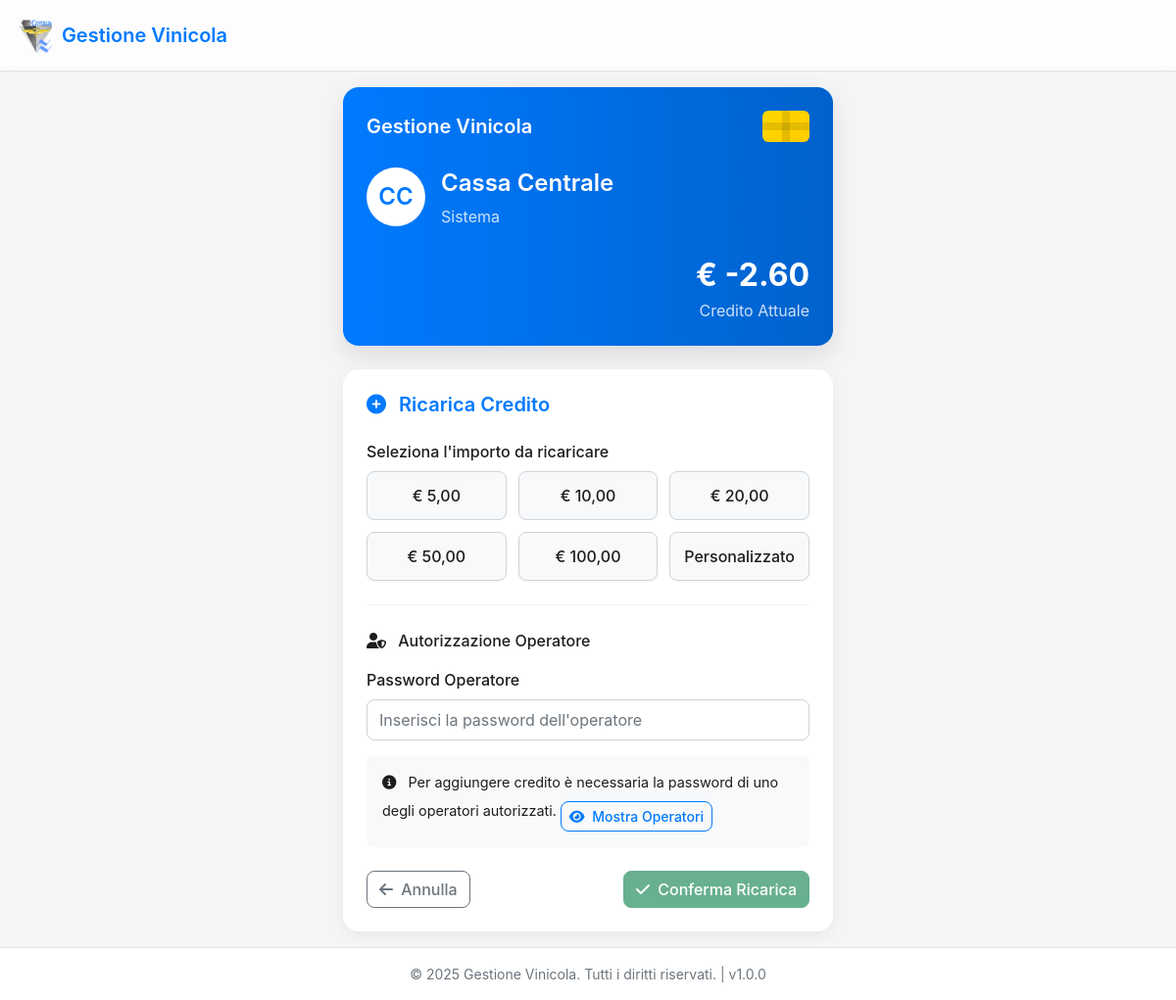
Before: /add_credit?employee_id=1 with the older database file.
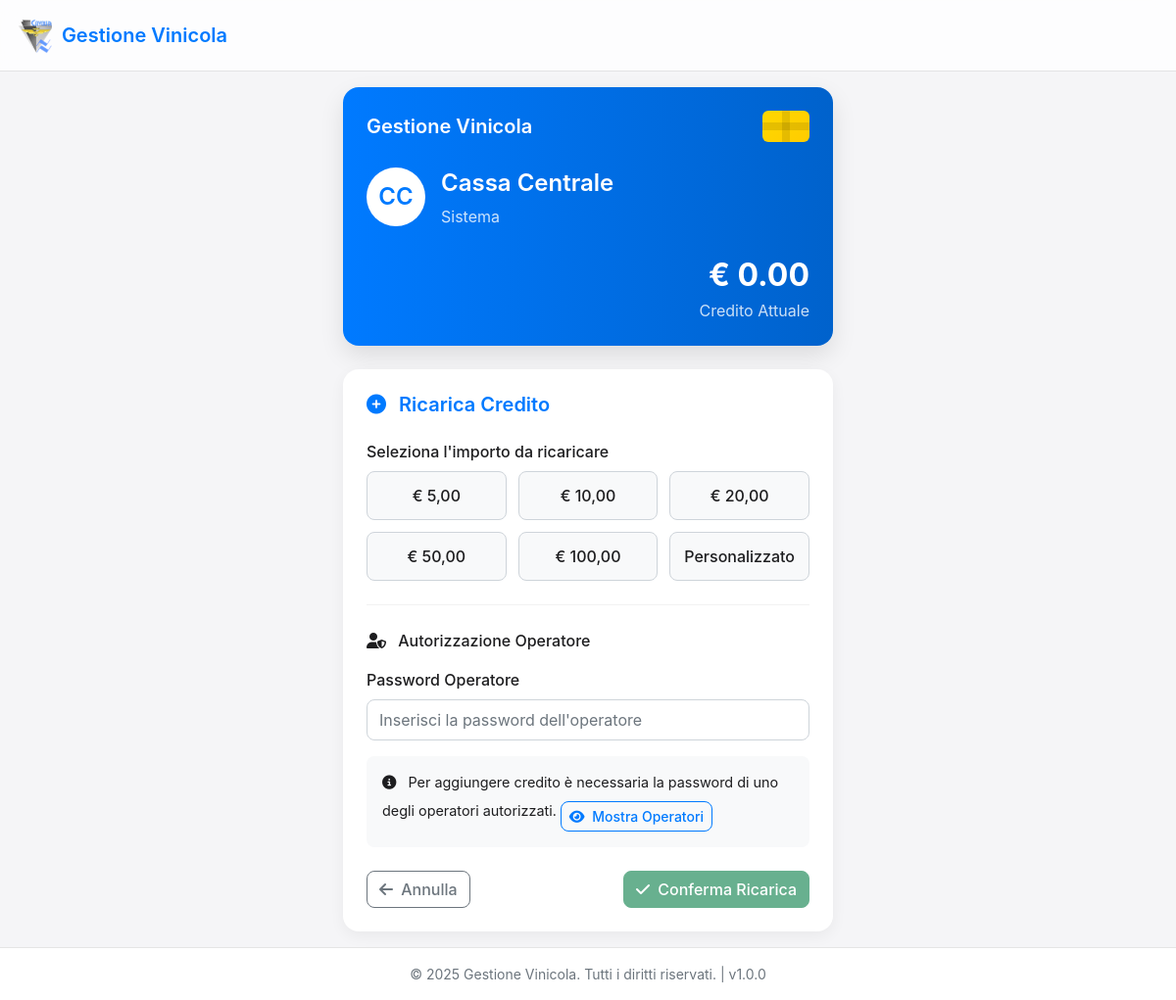
After: the same page with the newer database file.
### app.py (models this page shows, shortened)
class Employee(db.Model):
    id = db.Column(db.Integer, primary_key=True)
    code = db.Column(db.String(50), unique=True)  # Codice a barre della card
    first_name = db.Column(db.String(100))
    last_name = db.Column(db.String(100))
    rank = db.Column(db.String(100))
    credit = db.Column(db.Numeric(10, 2), default=0)
    credit_hash = db.Column(db.String(64))  # Hash per verificare l'integrità del credito
    credit_limit = db.Column(db.Numeric(10, 2), default=0)  # Limite di credito negativo consentito

### app.py (the view, shortened to what this page needs)
@app.route('/add_credit', methods=['GET', 'POST'])
def add_credit():
    if request.method == 'GET':
        employee_id = request.args.get('employee_id')
        if not employee_id:
            flash('Dipendente non specificato.', 'danger')
            return redirect(url_for('barcode_scanner'))
        employee = Employee.query.get_or_404(employee_id)
        operators = Operator.query.filter_by(active=True).all()
        return render_template(
            'add_credit.html',
            employee=employee,
            operators=operators
        )

### app.py (called while the page is built)
@app.context_processor
def inject_app_info():
    now = datetime.now()
    return {
        'app_name': app.config['APP_NAME'],
        'app_version': app.config['APP_VERSION'],
        'now': now
    }

### templates/add_credit.html (shortened to what this page needs)
{% extends "base.html" %}
{% block content %}
<div class="credit-container">
    <div class="credit-card">
        <div class="credit-header">
            <div class="credit-title">{{ app_name }}</div>
            <div class="credit-chip"></div>
        </div>
        <div class="employee-info">
            <div class="employee-avatar">{{ employee.first_name[0] }}{{ employee.last_name[0] }}</div>
            <div class="employee-details">
                <div class="employee-name">{{ employee.first_name }} {{ employee.last_name }}</div>
                <div class="employee-rank">{{ employee.rank }}</div>
            </div>
        </div>
        <div class="credit-amount">
            <div class="current-credit">€ {{ "%.2f"|format(employee.credit) }}</div>
            <div class="credit-label">Credito Attuale</div>
        </div>
    </div>
    <div class="credit-form-card">
        <h3 class="credit-form-title">
            <i class="fas fa-plus-circle me-2"></i> Ricarica Credito
        </h3>
        <div>
            <label class="form-label">Seleziona l'importo da ricaricare</label>
            <div class="presets-grid">
                <div class="preset-button" data-amount="5">€ 5,00</div>
                <div class="preset-button" data-amount="10">€ 10,00</div>
                <div class="preset-button" data-amount="20">€ 20,00</div>
                <div class="preset-button" data-amount="50">€ 50,00</div>
                <div class="preset-button" data-amount="100">€ 100,00</div>
                <div class="preset-button" data-amount="custom">Personalizzato</div>
            </div>
            <div class="operator-info">
                <div class="operator-title">
                    <i class="fas fa-user-shield me-2"></i> Autorizzazione Operatore
                </div>
                <label for="operator_password" class="form-label">Password Operatore</label>
                <input type="password" class="form-control" id="operator_password" name="operator_password" placeholder="Inserisci la password dell'operatore">
                <div class="operator-help">
                    <i class="fas fa-info-circle me-2"></i>
                    Per aggiungere credito è necessaria la password di uno degli operatori autorizzati.
                    <button class="btn btn-sm btn-outline-primary mt-2" type="button" id="showOperatorsBtn">
                        <i class="fas fa-eye me-1"></i> Mostra Operatori
                    </button>
                </div>
            </div>
        </div>
        <div class="action-buttons">
            <a href="{{ url_for('index') }}" class="btn btn-outline-secondary">
                <i class="fas fa-arrow-left me-1"></i> Annulla
            </a>
            <button id="confirmButton" class="btn btn-success" disabled>
                <i class="fas fa-check me-1"></i> Conferma Ricarica
            </button>
        </div>
    </div>
</div>
{% endblock %}

Changed rows visible on the page:
changed Employee "Cassa": credit "-2.60" → "0.00"
